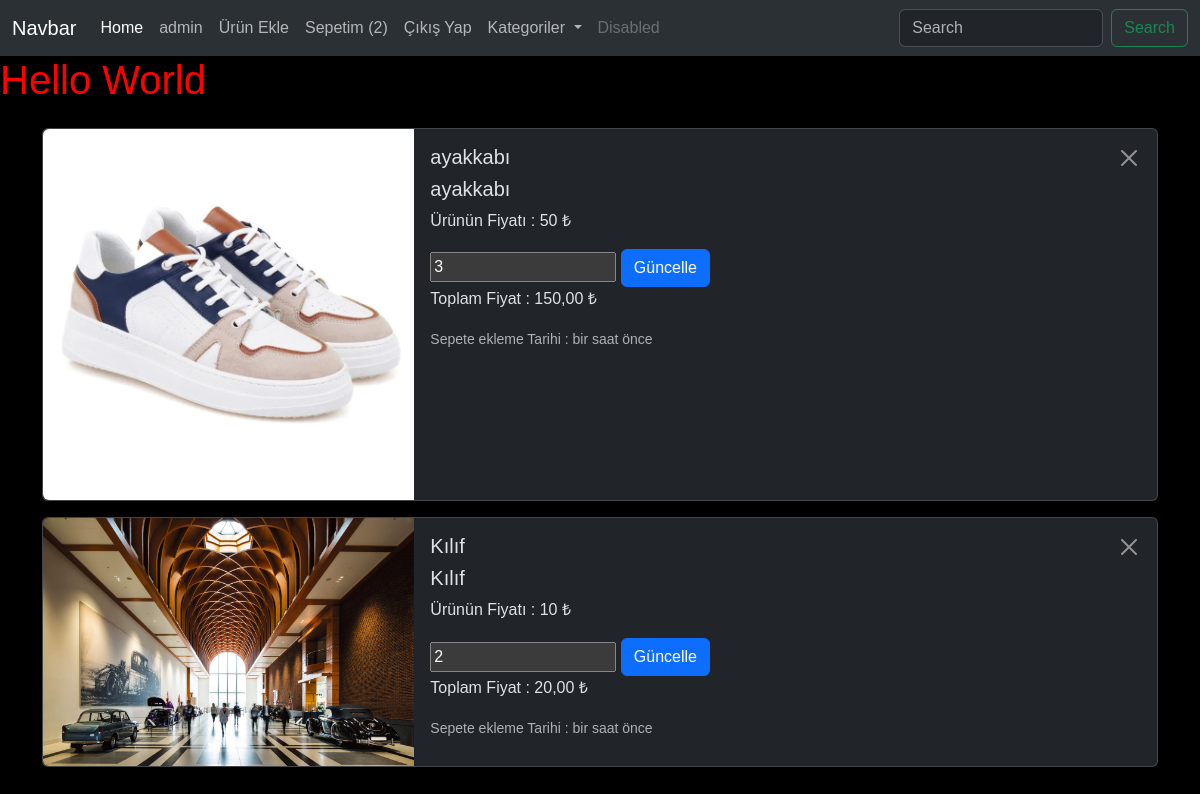
The app's page /cart/ (signed in) with its own data.
### products/models.py (models this page shows, shortened)
class Cart(models.Model):
    buyer = models.ForeignKey(User, on_delete = models.CASCADE, verbose_name = "Alıcı")
    product = models.ForeignKey(Product, on_delete = models.CASCADE, verbose_name = "Eklenen Ürün")
    piece = models.IntegerField(default = 1, verbose_name = "Sepete eknen ürünün adeti")
    total_price = models.DecimalField(verbose_name = "Toplam Fiyat", editable = False, default = 0, max_digits = 10, decimal_places = 2)
    created_at = models.DateTimeField(auto_now_add = True, verbose_name = "Eklenen Tarih")
    class Meta:
        verbose_name_plural = "Sepetteki Ürünler"
        verbose_name = "Sepetteki Ürün"

class Product(models.Model):
    owner = models.ForeignKey(User, on_delete = models.CASCADE, null = True, verbose_name = "Satıcı")
    category = models.ForeignKey(Category, on_delete = models.SET_NULL, null = True, verbose_name = "Kategori")
    sub_category = models.ManyToManyField(SubCategory)
    name = models.CharField(max_length = 100, verbose_name = "Ürün İsmi")
    content = RichTextField(verbose_name = "Ürün Açıklaması") #text area
    price = models.IntegerField(default = 0) #type number DecimalField binli rakamlar için
    image = models.FileField(upload_to = "products/", null = True)
    favorites = models.ManyToManyField(User, verbose_name = "Favoriye Ekleyenler", related_name = "favorite_product")
    created_at = models.DateTimeField(auto_now_add = True, null = True, verbose_name = "Oluşturulma Tarihi")
    class Meta:
        verbose_name_plural= "Ürünler"
        verbose_name = "Ürün"

### products/views.py (the view, shortened to what this page needs)
# urls.py: path('cart/', cart, name = "cart")
@login_required(login_url = "login")
def cart(request):
    sepetim = Cart.objects.filter(buyer = request.user)
    if 'remove' in request.POST:
        sepetId = request.POST.get('sepetId')
        sepet = Cart.objects.get(id = sepetId)
        sepet.delete()
        messages.success(request, 'Ürün sepetten çıkarıldı')
        return redirect('cart')
    context = {
        'sepetim':sepetim
    }
    return render(request, 'cart.html', context)

### products/context_processor.py (called while the page is built)
def get_categories(request):
    categories = Category.objects.all()
    return {'categories': categories}

def get_count(request):
    sepetAdeti = Cart.objects.filter(buyer = request.user).count() if request.user.is_authenticated else ""
    return {'sepetAdeti':sepetAdeti}

### products/templates/cart.html (shortened to what this page needs)
{% extends "index.html" %}
{% load humanize %}
{% block content %}
<div class="row mt-4">
    {% for sepet in sepetim %}
        <div class="col-12">
            <div class="card mb-3">
                <div class="row g-0">
                    <div class="col-md-4">
                        <img src="{{sepet.product.image.url}}" class="img-fluid rounded-start" alt="...">
                    </div>
                    <div class="col-md-8">
                        <div class="card-body">
                        <div class="d-flex justify-content-between ">
                            <h5 class="card-title">{{sepet.product.name}}</h5>
                            <form method="POST">
                                <input type="submit" value="" name="remove" class="btn btn-close " >
                            </form>
                        </div>
                            <h5 class="card-title">{{sepet.product.name}}</h5>
                            <p class="card-text">Ürünün Fiyatı : {{sepet.product.price}} ₺</p>
                            <form method="POST">
                                <input type="number" name="yeniAdet" value="{{sepet.piece}}" id="">
                                <button type="submit" class="btn btn-primary" name="update">Güncelle</button>
                            </form>
                            <p class="card-text">Toplam Fiyat : {{sepet.total_price|intcomma}} ₺</p>
                            <p class="card-text"><small class="text-body-secondary">Sepete ekleme Tarihi : {{sepet.created_at|naturaltime}} </small></p>
                        </div>
                    </div>
                </div>
            </div>
        </div>
    {% empty %}
        <h1>Sepette Ürün Yok</h1>
    {% endfor %}
</div>
{% endblock content %}

### products/templates/index.html (shortened to what this page needs)
{% load static %}
{% load humanize %}
<!DOCTYPE html>
<html lang="en">
<head>
    <link href="https://cdn.jsdelivr.net/npm/bootstrap@5.3.2/dist/css/bootstrap.min.css" rel="stylesheet">
    <link rel="stylesheet" href=" {% static 'style.css' %} ">
    <link rel="stylesheet" href="/static/style.css">
</head>
<body data-bs-theme="dark">
   {% include "partials/_navbar.html" %}
    <h1>Hello World</h1>
    <div class="container">
      {% block content %}{% endblock content %}
    </div>
</body>
</html>

### products/templates/partials/_navbar.html (shortened to what this page needs)
<nav class="navbar navbar-expand-lg bg-body-tertiary">
    <div class="container-fluid">
      <a class="navbar-brand" href="/">Navbar</a>
      <div class="collapse navbar-collapse" id="navbarSupportedContent">
        <ul class="navbar-nav me-auto mb-2 mb-lg-0">
          <li class="nav-item">
            <a class="nav-link active" aria-current="page" href="#">Home</a>
          </li>
          {% if user.is_authenticated %}
            <li class="nav-item">
              <a class="nav-link" href="">{{request.user}}</a>
            </li>
            <li class="nav-item">
              <a class="nav-link" href="{% url 'create' %}">Ürün Ekle</a>
            </li>
            <li class="nav-item">
              <a class="nav-link" href="{% url 'cart' %}">Sepetim ({{sepetAdeti}})</a>
            </li>
            <li class="nav-item">
              <a class="nav-link" href="{% url 'logout' %}">Çıkış Yap</a>
            </li>
          {% endif %}
          <li class="nav-item dropdown">
            <a class="nav-link dropdown-toggle" href="#" role="button" data-bs-toggle="dropdown" aria-expanded="false">
              Kategoriler
            </a>
          </li>
          <li class="nav-item">
            <a class="nav-link disabled" aria-disabled="true">Disabled</a>
          </li>
        </ul>
        <form class="d-flex" method="GET" action = "/" role="search">
          <input class="form-control me-2" name="query" type="search" placeholder="Search" aria-label="Search">
          <button class="btn btn-outline-success" type="submit">Search</button>
        </form>
      </div>
    </div>
</nav>

### products/static/style.css (style rules this page uses)
body { background-color: black!important; font-family: 'Gill Sans', 'Gill Sans MT', Calibri, 'Trebuchet MS', sans-serif; }
h1 { color: red; }

### records on screen
Cart: product.image (picture), product.name "ayakkabı", product.price "50", yeniAdet "3", total_price "150,00", created_at "bir saat önce"
Cart: product.image (picture), product.name "Kılıf", product.price "10", yeniAdet "2", total_price "20,00", created_at "bir saat önce"

### other values on screen
{{ request.user }} "admin"
{{ sepetAdeti }} "2"
